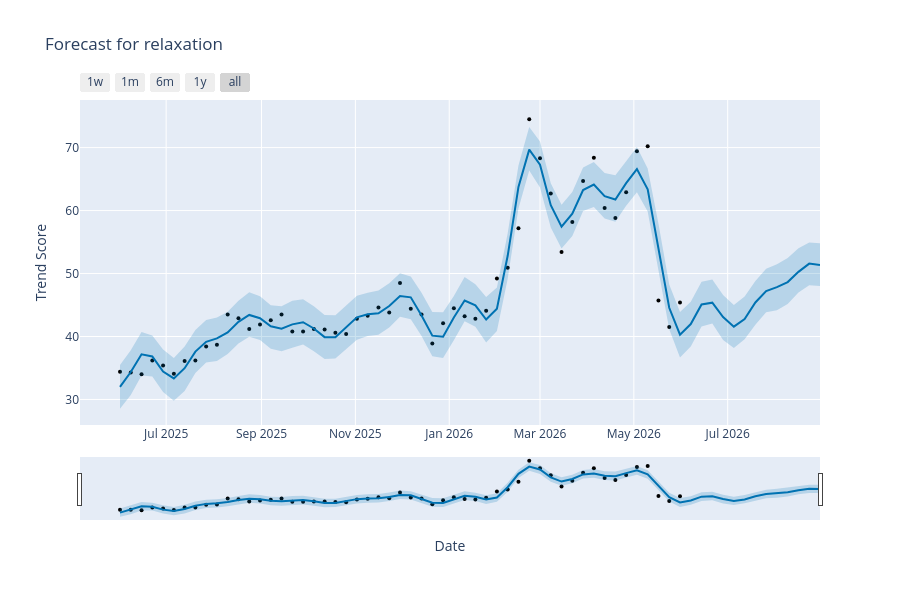

The notebook cell saved with this chart:
### Code cell
plot_forecast_interactive(model, forecast)
